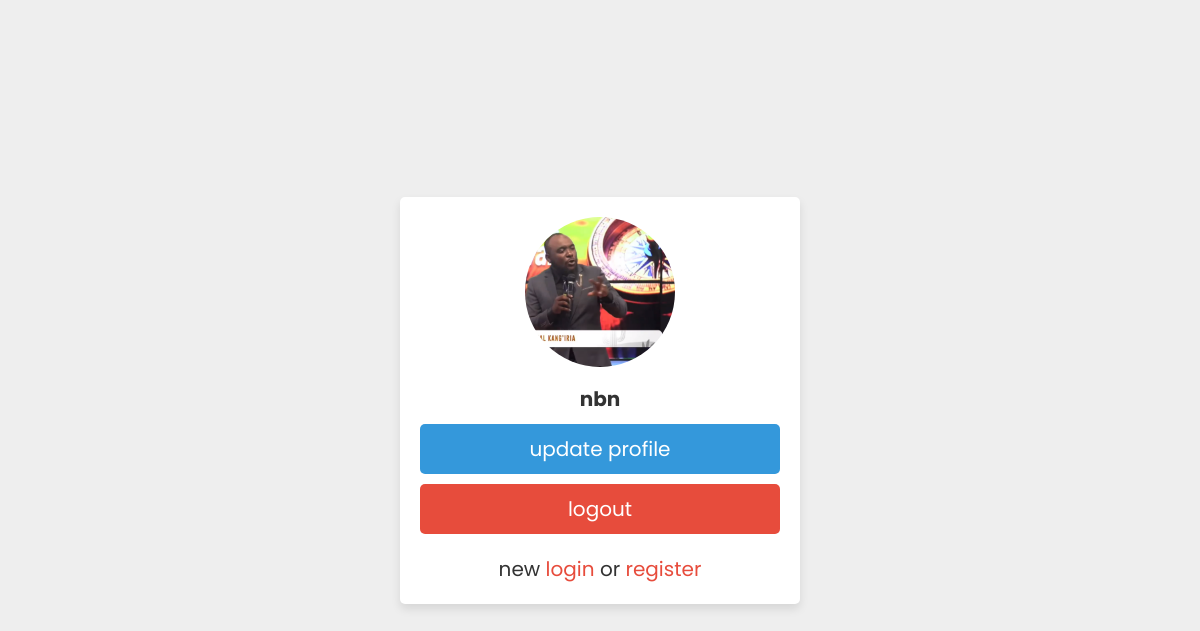
The app's page /interviewee1/home.php (signed in) with its own data.
### tables this page shows
CREATE TABLE `interviewee_table` (
  `id` int(100) NOT NULL,
  `username` varchar(100) NOT NULL,
  `password` varchar(100) NOT NULL,
  `email` varchar(100) NOT NULL,
  `role` varchar(100) NOT NULL DEFAULT 'interviewee',
  `image` varchar(100) NOT NULL,
  `interviewer_number` varchar(100) NOT NULL
);

### interviewee1/home.php (the view, shortened to what this page needs)
<?php
include 'config.php';
$user_id = $_SESSION['user_id'];
?>
<!DOCTYPE html>
<html lang="en">
<head>
    <link rel="stylesheet" href="mak.css">
</head>
<body>
<div class="container">
   <div class="profile">
      <?php
         $select = mysqli_query($conn, "SELECT * FROM `interviewee_table` WHERE id = '$user_id'") or die('query failed');
         if(mysqli_num_rows($select) > 0){
            $fetch = mysqli_fetch_assoc($select);
         }
         if($fetch['image'] == ''){
            echo '<img src="images/default-avatar.png">';
         }else{
            echo '<img src="uploaded_img/'.$fetch['image'].'">';
         }
      ?>
      <h3><?php echo $fetch['username']; ?></h3>
      <a href="update_profile.php" class="btn">update profile</a>
      <a href="home.php?logout=<?php echo $user_id; ?>" class="delete-btn">logout</a>
      <p>new <a href="login.php">login</a> or <a href="register.php">register</a></p>
   </div>
</div>
</body>
</html>

### interviewee1/mak.css (style rules this page uses)
:root { --blue:#3498db; --dark-blue:#2980b9; --red:#e74c3c; --dark-red:#c0392b; --black:#333; --white:#fff; --light-bg:#eee; --box-shadow:0 5px 10px rgba(0,0,0,.1); }
* { font-family: 'Poppins', sans-serif; margin:0; padding:0; box-sizing: border-box; outline: none; border: none; text-decoration: none; }
.btn, .delete-btn { width: 100%; border-radius: 5px; padding:10px 30px; color:var(--white); display: block; text-align: center; cursor: pointer; font-size: 20px; margin-top: 10px; }
.btn { background-color: var(--blue); }
.delete-btn { background-color: var(--red); }
.container { min-height: 100vh; background-color: var(--light-bg); display: flex; align-items: center; justify-content: center; padding:20px; }
.container .profile { padding:20px; background-color: var(--white); box-shadow: var(--box-shadow); text-align: center; width: 400px; border-radius: 5px; }
.container .profile img { height: 150px; width: 150px; border-radius: 50%; object-fit: cover; margin-bottom: 5px; }
.container .profile h3 { margin:5px 0; font-size: 20px; color:var(--black); }
.container .profile p { margin-top: 20px; color:var(--black); font-size: 20px; }
.container .profile p a { color:var(--red); }

### records on screen
interviewee_table: image (picture), username "nbn"
